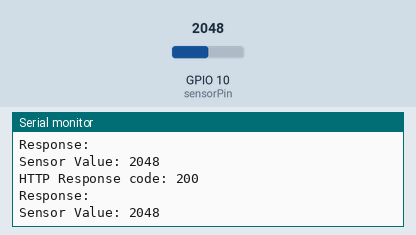
This sketch was run on a simulated ESP32. Parts: the last lines printed to the serial monitor. The inputs (shaded band) are chosen by the test bench; at power-on: GPIO 10 (sensorPin) = 2048. WiFi joins after 1.5 s; servers stay silent unless stated; uploads are accepted with an empty reply.

Above: at 2.7 s.
2.8 s: GPIO 10 (sensorPin) set to 2866
At 2.91 s:
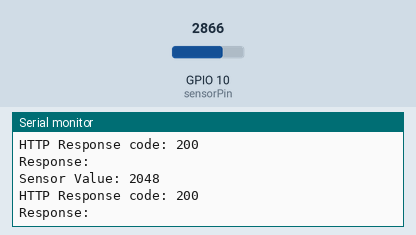
4.3 s: GPIO 10 (sensorPin) set to 3603
At 4.41 s:
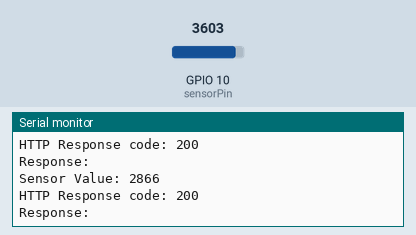
Timing chart, 0 to 7.3 s (numbered marks = the images above; inputs shaded):
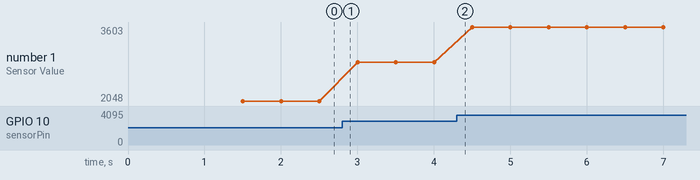

Measured:
- plotted number 1: 2048 → 2866 after the input at 2.8 s, 2866 → 3603 after the input at 4.3 s

The sketch:

eco-ping.ino
```cpp
#include <WiFi.h>
#include <HTTPClient.h>
#include <ArduinoJson.h>

// WiFi credentials
const char* ssid = "Flex";
const char* password = "12345678_";

// Supabase configuration
const char* supabaseUrl = "https://civgqrdgrofchdjwjxdb.supabase.co";
const char* supabaseKey = "eyJhbGciOiJIUzI1NiIsInR5cCI6IkpXVCJ9.eyJpc3MiOiJzdXBhYmFzZSIsInJlZiI6ImNpdmdxcmRncm9mY2hkandqeGRiIiwicm9sZSI6ImFub24iLCJpYXQiOjE3NDkzOTY4MjgsImV4cCI6MjA2NDk3MjgyOH0.ezTvKgCOg3CeKx4nviraWx9BCrGWJ5-CJES0hgrj8O0";

// Capacitor sensor pin
const int sensorPin = 10; // Adjust this pin according to your wiring

// Timing configuration
const unsigned long SEND_INTERVAL = 500; // Send data every 5 seconds
unsigned long lastSendTime = 0;

void setup() {
  Serial.begin(115200);
  Serial.println("Starting Capacitor Sensor...");

  // Initialize WiFi
  WiFi.begin(ssid, password);
  Serial.print("Connecting to WiFi");
  while (WiFi.status() != WL_CONNECTED) {
    delay(500);
    Serial.print(".");
  }
  Serial.println("\nConnected to WiFi");
  Serial.print("IP Address: ");
  Serial.println(WiFi.localIP());
}

void loop() {
  unsigned long currentTime = millis();

  // Check if it's time to send data
  if (currentTime - lastSendTime >= SEND_INTERVAL) {
    if (WiFi.status() == WL_CONNECTED) {
      sendSensorData();
      lastSendTime = currentTime;
    } else {
      Serial.println("WiFi connection lost. Reconnecting...");
      WiFi.reconnect();
    }
  }
}

void sendSensorData() {
  // Read sensor value
  int sensorValue = analogRead(sensorPin);
  Serial.print("Sensor Value: ");
  Serial.println(sensorValue);

  // Create JSON document
  StaticJsonDocument<200> doc;
  doc["sensor_value"] = sensorValue;
  doc["timestamp"] = millis();

  String jsonString;
  serializeJson(doc, jsonString);

  // Send data to Supabase
  HTTPClient http;
  String url = String(supabaseUrl) + "/rest/v1/sensor_data";
  http.begin(url);
  http.addHeader("Content-Type", "application/json");
  http.addHeader("apikey", supabaseKey);
  http.addHeader("Authorization", "Bearer " + String(supabaseKey));

  int httpResponseCode = http.POST(jsonString);

  if (httpResponseCode > 0) {
    String response = http.getString();
    Serial.println("HTTP Response code: " + String(httpResponseCode));
    Serial.println("Response: " + response);
  } else {
    Serial.println("Error sending data: " + String(httpResponseCode));
  }

  http.end();
}
```
